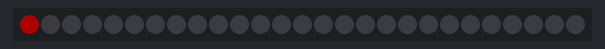
Recording of a sketch running on a simulated Arduino Leonardo, built with avr-gcc and run on an emulated ATmega32U4. Shown: 27 RGB LEDs in strip order, left to right. Dim RGB values are drawn brighter than linear.

Above: at 0.01 s.
At 4.32 s:
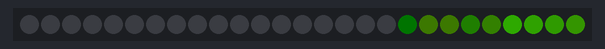
At 9.39 s:
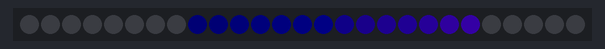
At 18.93 s:
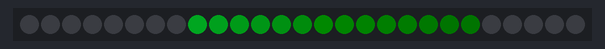
At 28.47 s:
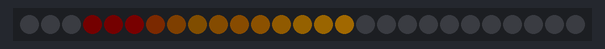
At 38.01 s:
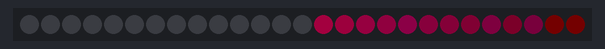

The sketch:

rainbow.ino
```cpp
/*
* Essentials of PCB Design
* Rainbow: Iterates back and forth across the LEDs, changing their hue.
*
* Track 1 boards compile for Arduino Leonardo
* Requirements:
* - FastLED library
*/

#include <FastLED.h>

// Board-specific pins
#define NUM_LEDS 27
#define DATA_PIN 5

// Delay after each loop iteration (ms)
#define DELAY 50

// Brightness of all LEDs (0-255)
#define BRIGHTNESS 50

// Array of LEDs
CRGB leds[NUM_LEDS];

// Setup function - runs once at the start
void setup() {
	FastLED.addLeds<WS2812,DATA_PIN,GRB>(leds,NUM_LEDS);
	FastLED.setBrightness(BRIGHTNESS);
}

// Loop function - repeatedly called after setup()
void loop() {
	static uint8_t hue = 0;

	// Slide the leds in one direction
	for(int i = 0; i < NUM_LEDS; i++) {
    // Advance hue of current LED and write to LEDs
		leds[i] = CHSV(hue++, 255, 255);
		FastLED.show();

    // Fade all LEDs and wait
		fadeall();
		delay(DELAY);
	}

	// Slide the leds in the other direction
	for(int i = NUM_LEDS-1; i >= 0; i--) {
    // Advance hue of current LED and write to LEDs
		leds[i] = CHSV(hue++, 255, 255);
		FastLED.show();

    // Fade all LEDs and wait
		fadeall();
		delay(DELAY);
	}
}

// Scales the brightness of all LEDs
void fadeall() {
  for(int i = 0; i < NUM_LEDS; i++) {
    leds[i].nscale8(200);
  }
}
```
